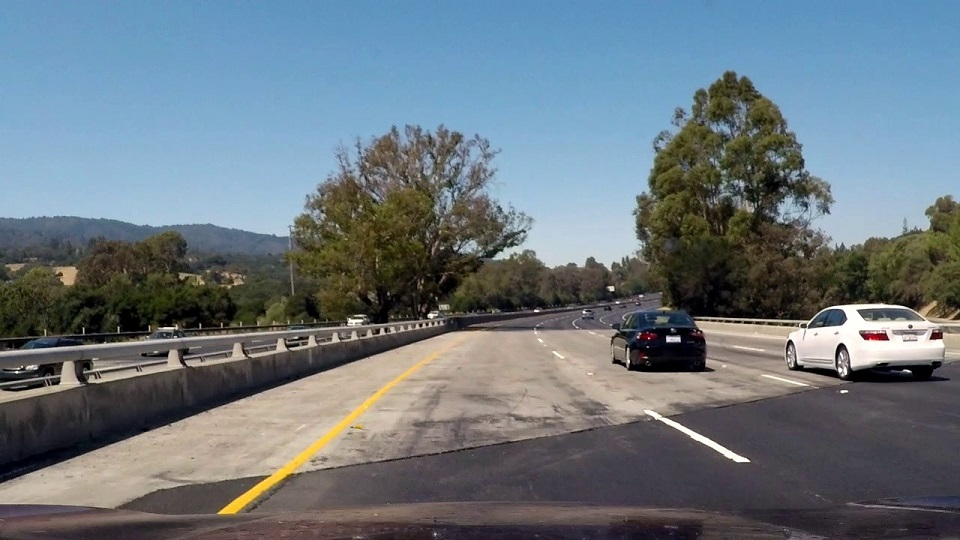
#> input picture test_images/challange00101.jpg, 960 x 540 px
$ python -i ImageProcessing.py   (imports and definitions only)
#> lines starting #> are read from the running program, lines starting #| are printed output that depends on the picture; after the words box and inside, x2 and y2 are one past the last pixel; in counts of white or black regions, pixels touching at a corner belong together
import numpy
import cv2

def image_thresholding(Img, srcImgName = None):
    """
    Creates a tresholded binary image using Canny

    params:
        srcImgName - if given a value,
        thresholded image will be saved in output/.

    returns:
        treshBinImg
    """

    # converte image to grayscale
    gray = cv2.cvtColor(Img, cv2.COLOR_RGB2GRAY)
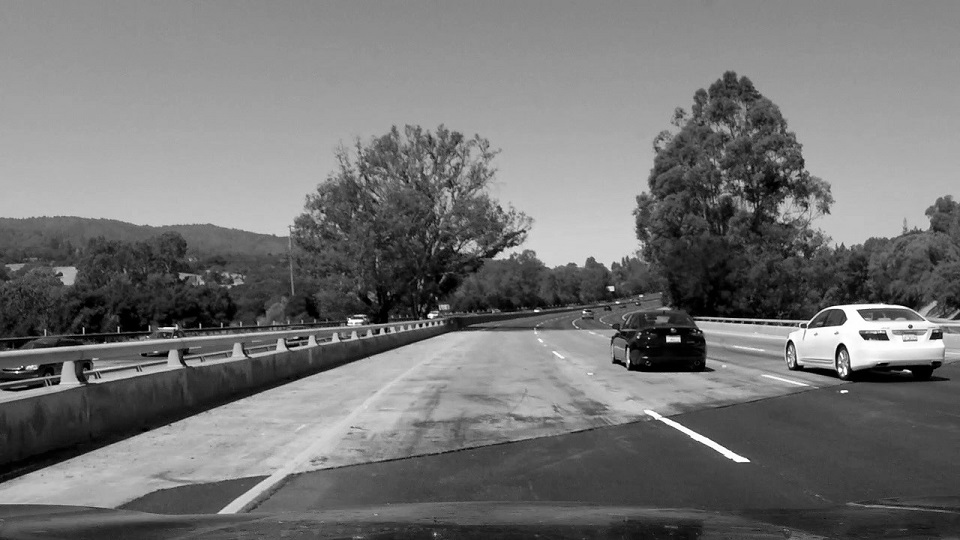
#> gray: shape (540, 960); min 0, max 255, mean 115.8

    # reduce noise
    blur = cv2.GaussianBlur(gray,(5,5), 1)

    # apply canny
    treshBinImg = cv2.Canny(blur, 50, 180)
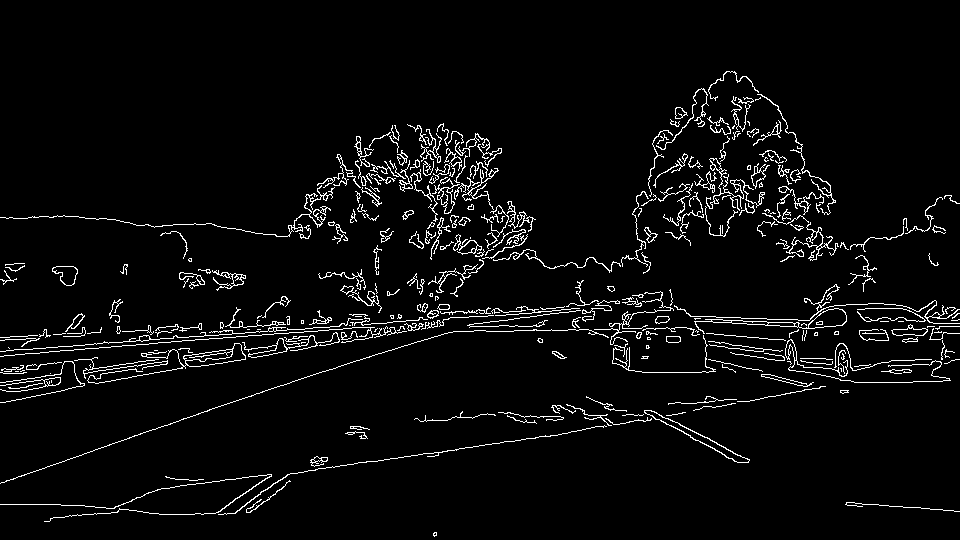
#> treshBinImg: shape (540, 960); 4.3% white in thin lines or dots, all inside (x1, y1, x2, y2) = (0, 71, 960, 537)

    # save the final result if needed
    if srcImgName is not None:
        cv2.imwrite('output/thresholded_' + srcImgName, treshBinImg)

    return treshBinImg


def image_perspective(Img, srcImgName = None):
    """
    Changes the perspective into birds-eye view and returns it

    params:
        srcImgName - if given a value,
        image with changed perspective will be saved in output/.

    returns:
        transformedImg
    """

    # region of interest is handpicked with this coordinates
    topL = (560, 450)
    topR = (750, 450)
    botL = (0, 720)
    botR = (1280, 720)

    cord1 = numpy.float32([topL, botL, topR, botR])
    cord2 = numpy.float32([[0,0], [0,720], [1280, 0], [1280, 720]])

    # matrix for normal -> birds-eye
    matrix = cv2.getPerspectiveTransform(cord1, cord2)

    # transform perspective of an image using matrix
    transformedImg = cv2.warpPerspective(Img, matrix, (1280, 720))

    # save the final result if needed
    if srcImgName is not None:
        cv2.imwrite('output/birds-eye_' + srcImgName, transformedImg)

    return transformedImg


>>> import cv2
>>> picture = cv2.cvtColor(cv2.imread('../test_images/challange00101.jpg'), cv2.COLOR_BGR2RGB)
>>> result = image_thresholding(picture)

$ run again, on test_images/challange00111.jpg
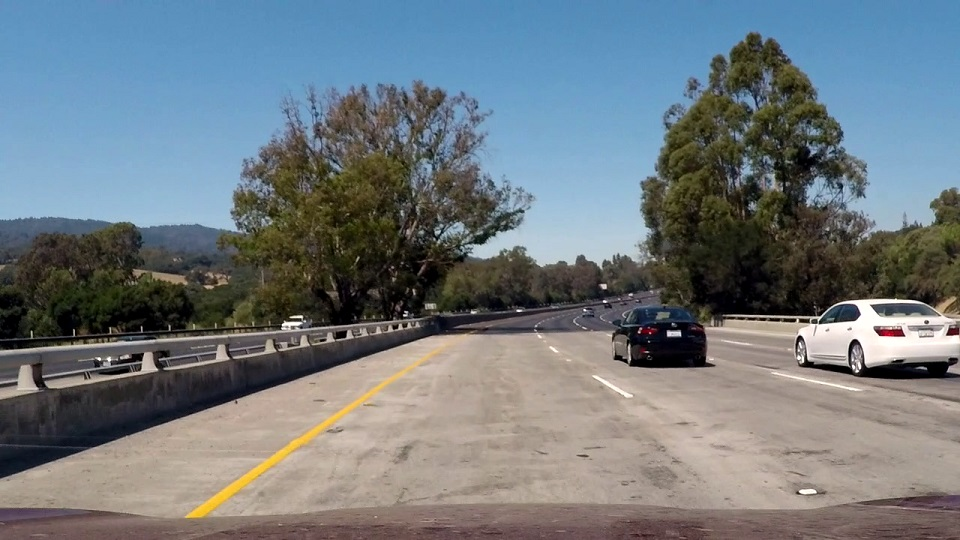
#> input picture test_images/challange00111.jpg, 960 x 540 px
#> in image_thresholding, `gray = cv2.cvtColor(Img, cv2.COLOR_RGB2GRAY)`:
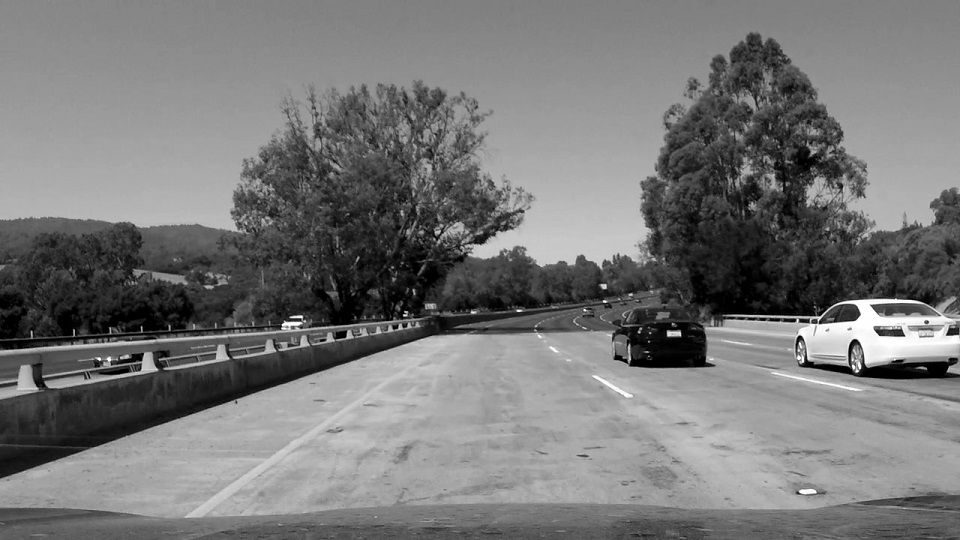
#> gray: shape (540, 960); min 0, max 255, mean 119.2
#> in image_thresholding, `treshBinImg = cv2.Canny(blur, 50, 180)`:
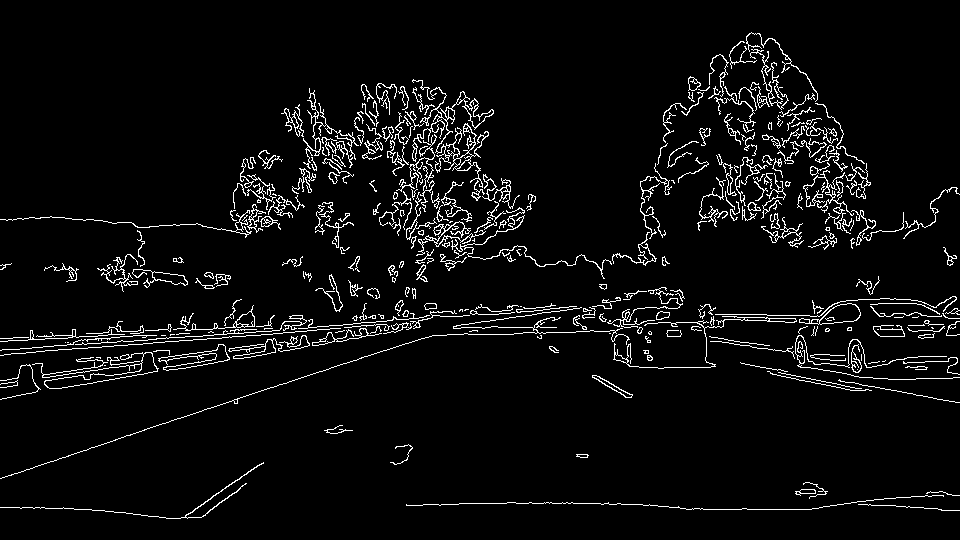
#> treshBinImg: shape (540, 960); 4.9% white in thin lines or dots

$ run again, on test_images/challange00136.jpg
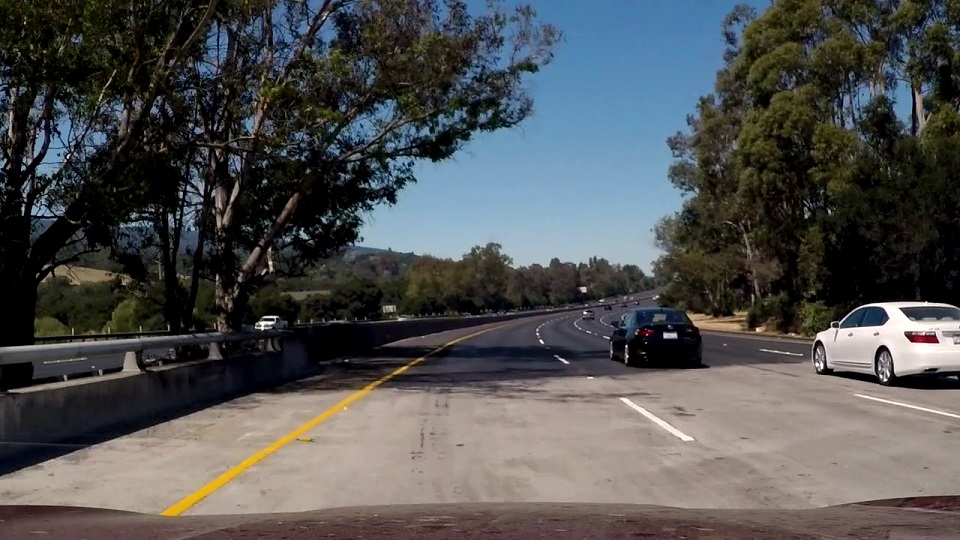
#> input picture test_images/challange00136.jpg, 960 x 540 px
#> in image_thresholding, `gray = cv2.cvtColor(Img, cv2.COLOR_RGB2GRAY)`:
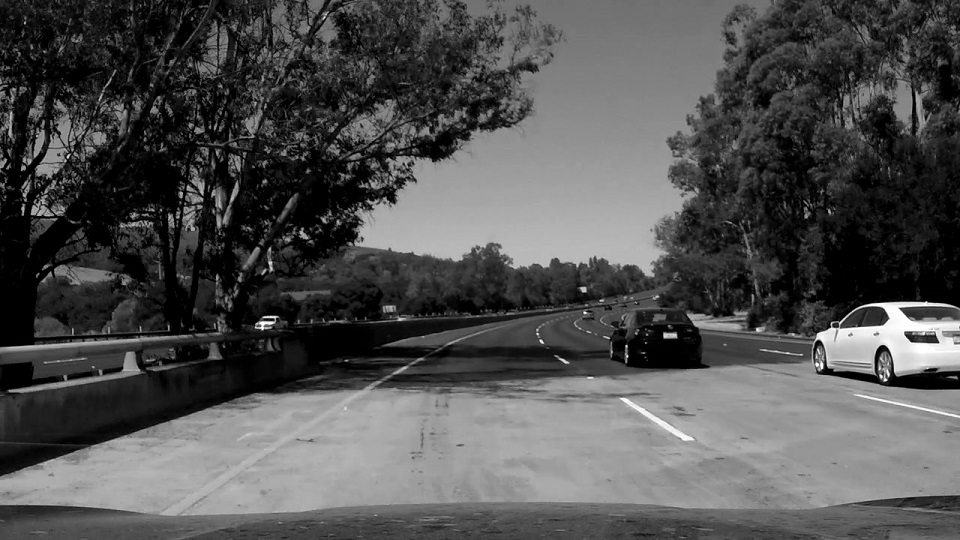
#> gray: shape (540, 960); min 0, max 255, mean 81.2
#> in image_thresholding, `treshBinImg = cv2.Canny(blur, 50, 180)`:
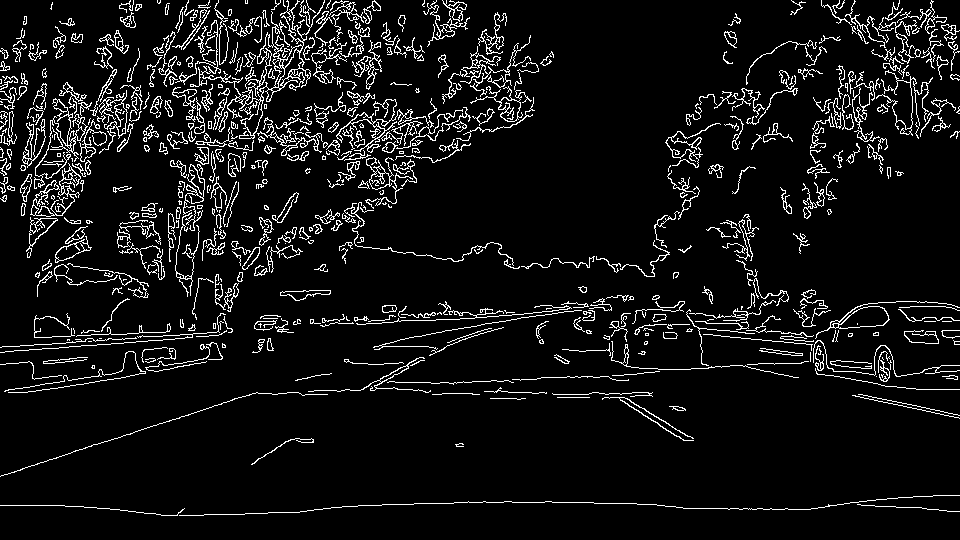
#> treshBinImg: shape (540, 960); 7.4% white in thin lines or dots

$ run again, on test_images/solidWhiteCurve.jpg
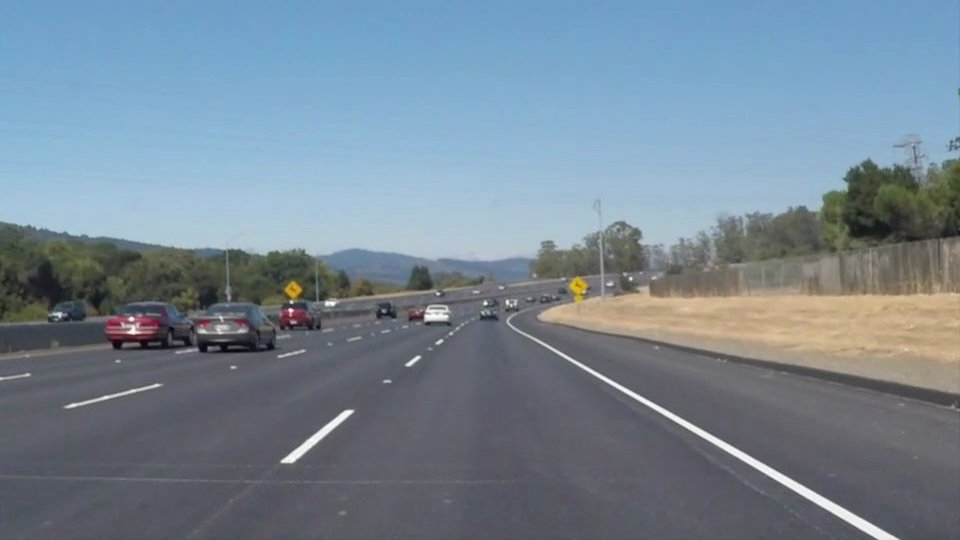
#> input picture test_images/solidWhiteCurve.jpg, 960 x 540 px
#> in image_thresholding, `gray = cv2.cvtColor(Img, cv2.COLOR_RGB2GRAY)`:
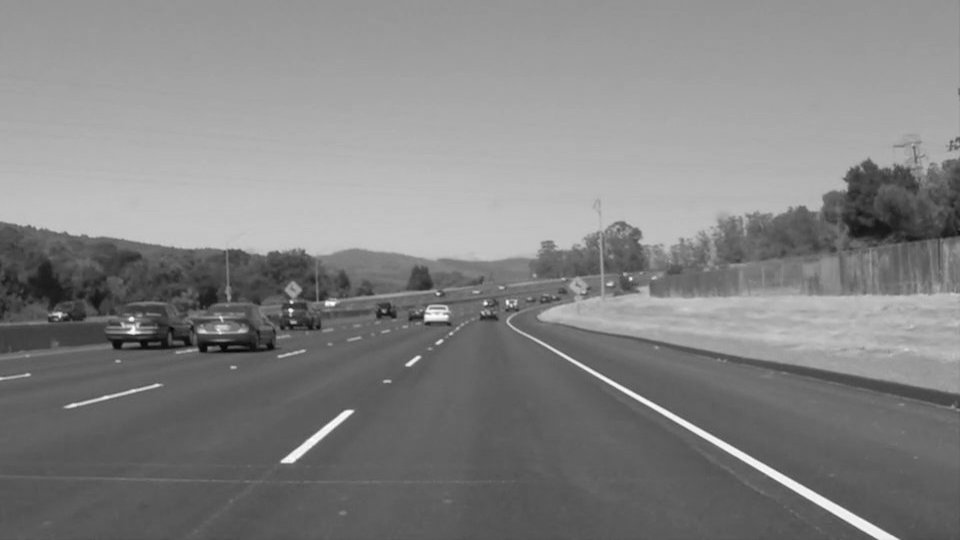
#> gray: shape (540, 960); min 5, max 255, mean 131.2
#> in image_thresholding, `treshBinImg = cv2.Canny(blur, 50, 180)`:
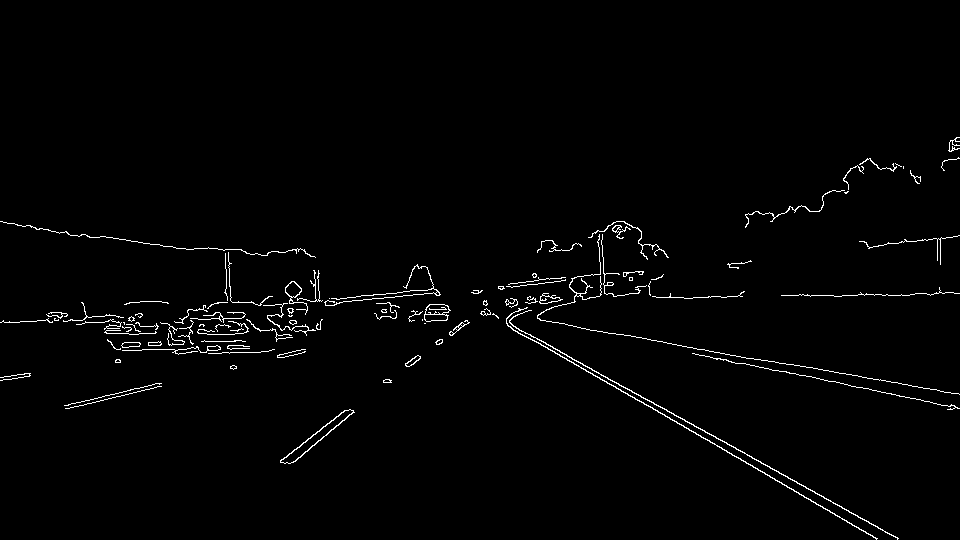
#> treshBinImg: shape (540, 960); 1.5% white in thin lines or dots, all inside (x1, y1, x2, y2) = (0, 137, 960, 540)
